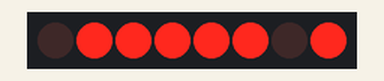
The sketch below on a simulated Arduino Uno, built with avr-gcc and run on an emulated ATmega328P. Shown: 8 shift-register outputs drawn as a row of LEDs (first output left, lit = HIGH). Wiring (inferred from the names in the program): shift register (74HC595): data pin 11; shift clock pin 12; latch pin 8. Wiring (inferred from the signals the program sends): row of LEDs: on Q0, Q1, Q2, Q3, Q4, Q5, Q6, Q7.

Above: at 0.12 s.
At 0.62 s:
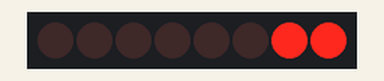
At 0.87 s:
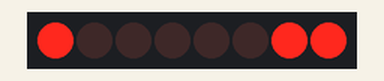
At 1.12 s:
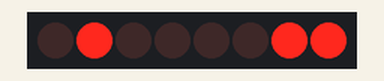
At 1.87 s:
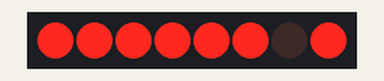
At 2.87 s:
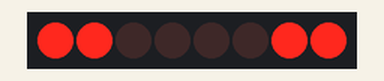
Timing chart, 0 to 3.5 s (numbered marks = the images above):
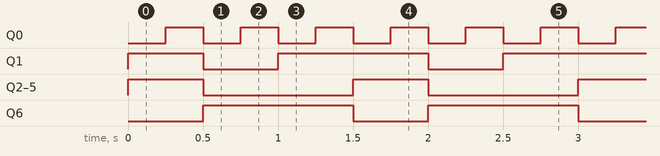

Measured:
- by itself, Q0: alternates HIGH for 0.25 s and LOW for 0.25 s
- by itself, Q1: repeats every 1.5 s: LOW 0.50 s, HIGH 1.0 s
- by itself, Q2–5: alternates HIGH for 0.50 s and LOW for 1.0 s
- by itself, Q6: alternates HIGH for 1.0 s and LOW for 0.50 s

The sketch:

SPI_Static_IND_Scetch.ino
```cpp
int latchPin = 8;   //Pin connected to ST_CP of 74HC595
int clockPin = 12;  //Pin connected to SH_CP of 74HC595
int dataPin = 11;   //Pin connected to DS of 74HC595

void setup() {

  //set pins to output so you can control the shift register
  pinMode(latchPin, OUTPUT);
  pinMode(clockPin, OUTPUT);
  pinMode(dataPin, OUTPUT);

}

// numberToDisplay = 249;     1 - digit
// numberToDisplay = 164;     2 - digit
// numberToDisplay = 176;     3 - digit
// numberToDisplay = 153;     4 - digit
// numberToDisplay = 146;     5 - digit
// numberToDisplay = 130;     6 - digit
// numberToDisplay = 248;     7 - digit
// numberToDisplay = 128;     8 - digit
// numberToDisplay = 144;     9 - digit


void loop() {
  for (int numberToDisplay = 190; numberToDisplay < 196; numberToDisplay++) {
    digitalWrite(latchPin, LOW);                                // take the latchPin low so the LEDs don't change while you're sending in bits:
    shiftOut(dataPin, clockPin, MSBFIRST, numberToDisplay);     // shift out the bits:
    digitalWrite(latchPin, HIGH);                               //take the latch pin high so the LEDs will light up:
    delay(250);                                                 // pause before next value:
  }

}
```
